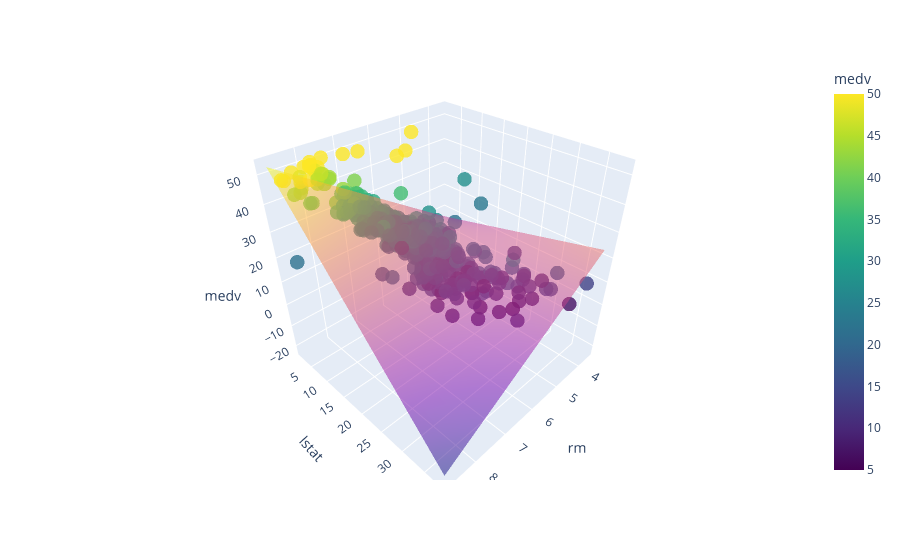

Notebook code for this chart:
### Code cell
beta_0 = model.params["const"]
beta_1 = model.params["rm"]
beta_2 = model.params["lstat"]
beta_3 = model.params["rm_lstat"]

rm_grid, lstat_grid = np.meshgrid(
    np.linspace(X["rm"].min(), X["rm"].max(), 100),
    np.linspace(X["lstat"].min(), X["lstat"].max(), 100),
)
rm_lstat_grid = rm_grid * lstat_grid

Z = beta_0 + (beta_1 * rm_grid) + (beta_2 * lstat_grid) + (beta_3 * rm_lstat_grid)

fig = px.scatter_3d(
    df,
    x="rm",
    y="lstat",
    z="medv",
    color="medv",
    color_continuous_scale="Viridis",
    opacity=0.8,
)
fig.update_traces(marker=dict(size=5))


fig.add_trace(
    go.Surface(
        x=rm_grid,
        y=lstat_grid,
        z=Z,
        opacity=0.5,
        showscale=False
    )
)

fig.update_layout(
    scene=dict(
        xaxis_title="rm",
        yaxis_title="lstat",
        zaxis_title="medv"
    )
)

fig.show()

### Figure 1 — Plotly figure (JSON) as saved in the notebook; plotly's stock layout.template omitted (floating-point values rounded to 4 significant figures; data arrays with more than 128 entries replaced by an {"elided": "..."} marker saying what was removed)
{"data": [{"hovertemplate": "rm=%{x}<br>lstat=%{y}<br>medv=%{marker.color}<extra></extra>", "legendgroup": "", "marker": {"color": {"elided": "506 float values"}, "coloraxis": "coloraxis", "opacity": 0.8, "size": 5, "symbol": "circle"}, "mode": "markers", "name": "", "scene": "scene", "showlegend": false, "type": "scatter3d", "x": {"elided": "506 float values"}, "y": {"elided": "506 float values"}, "z": {"elided": "506 float values"}}, {"opacity": 0.5, "showscale": false, "type": "surface", "x": {"elided": "100x100 float values"}, "y": {"elided": "100x100 float values"}, "z": {"elided": "100x100 float values"}}], "layout": {"coloraxis": {"colorbar": {"title": {"text": "medv"}}, "colorscale": [[0, "#440154"], [0.1111, "#482878"], [0.2222, "#3e4989"], [0.3333, "#31688e"], [0.4444, "#26828e"], [0.5556, "#1f9e89"], [0.6667, "#35b779"], [0.7778, "#6ece58"], [0.8889, "#b5de2b"], [1, "#fde725"]]}, "legend": {"tracegroupgap": 0}, "margin": {"t": 60}, "scene": {"domain": {"x": [0, 1], "y": [0, 1]}, "xaxis": {"title": {"text": "rm"}}, "yaxis": {"title": {"text": "lstat"}}, "zaxis": {"title": {"text": "medv"}}}}}
